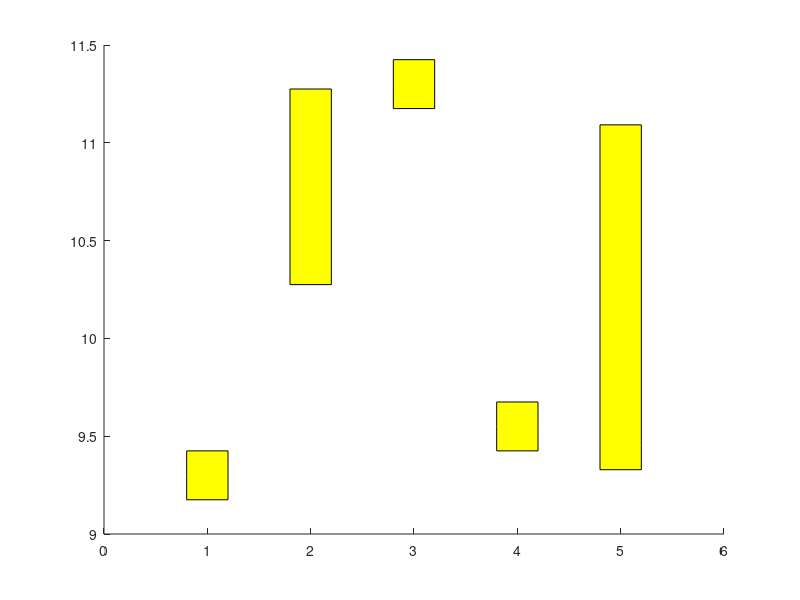

Write MATLAB code to recreate this figure. (Note: this script raises an error after producing the figure.)
%Boxploting CI - Parkinson's datasets
%Pablo Eliseo Reynoso Aguirre


opt_algorithms = {'CGD','GDM','LM','BR','BFGS'};
DeviceColors = {[1 0.5 0] 'g' 'c' [0.5 0 0.5]};

% 1layer - total
% variable = 'Total UPDSR'; 
% sub_non_avg = [8.3 13.5 8.3 12.0263 9.76102891210866;9.3 21 10 10.5525 8.66797917837473;8.8 17.25 9.15 9.3566 9.3566098142083;8.9 17 8.4 9.1719 12.3098340285304;9 14 9.8 7.6682 8.17195448152699;9.1 17.2 9.4 12.0263 8.17195448152699;9.2 17.3 8.5 10.5525 9.96102891210866;8.4 13.6 8.8 9.3566 8.86797917837473;8.5 14.5 9.15 9.1719 9.5566098142083;8.7 20 8.9 7.6682 8.37195448152699];
% sub_avg = [10.5 19.8 10.6 10.8 10.3144;10.1 13 9.5 9.5 9.6944;10.3 15.7 10.05 10.15 10.0703;10.4 15.8 10.05 10.25 9.9963;10.5 15.9 10.6 10.35 10.0474;10.1 15.7 10 9.5 10.5144;10.2 15.8 10.2 9.6 9.8944;10.1 15.9 9.5 9.7 10.2703;10.3 14 9.6 10.1 10.1963;10.4 14.1 9.7 10.2 10.2474];
% glo_non_avg = [9.8 15.7 11.4 11.9 13.9827;11 23.2 15.4 15.9 13.6888;10.4 19.45 13.4 13.9 15.5763;10.5 19.55 13.5 14 15.6763;10.6 19.65 13.6 14.1 15.7763;10.7 19.75 13.7 14.2 15.8763;9.9 15.8 11.5 12 14.0827;11.1 23.3 15.5 16 13.7888;10.5 19.55 13.5 14 15.6763;10.6 19.65 13.6 14.1 15.7763];
% glo_avg = [13.2 36 27 18 13.9368;12 16 14 14 12.9228;12.6 16 20.5 16 13.8921;12.7 16.1 18.1 16.1 15.0628;12.8 16.2 18.2 16.2 14.6216;12.9 23 18.3 16.3 14.6216;13 23.1 18.4 16.4 14.6216;12.2 23.2 14.5 16.5 14.6216;12.3 20 16 16.6 14.6216;12.4 20.1 17 16.7 14.6216];        

% 1layer - motor
% variable = 'Motor UPDSR'; 
% sub_non_avg = [6.1629 6.9 6.6806 9.9319 6.5062;5.3559 12 9.5792 7.7035 6.7401;5.8505 9.45 10.234 7.4623 7.3291;6.3309 9.55 6.3209 6.043 6.4734;5.9705 9.65 8.8516 5.7337 5.4171;6.1629 9.75 6.6806 9.9319 6.4734;5.3559 9.85 9.5792 7.7035 6.6062;5.8505 9.95 10.234 7.4623 6.8401;6.3309 10.05 6.3209 6.043 7.4291;5.9705 10.15 8.8516 5.7337 6.5734];
% sub_avg = [8 13.3 7.7 7.5 7.3861; 7.7 10.5 8 6.8 8.0233; 7.85 11.90 7.85 7.15 7.4643; 7.95 12.20 7.95 7.25 7.5655; 7.70 12.30 7.70 7.00 7.5166; 7.80 12.00 7.80 7.10 7.5166; 7.60 11.70 7.90 7.20 7.5166; 7.70 10.50 7.70 6.80 7.5166; 7.80 10.50 7.80 6.90 7.5166; 7.90 10.60 7.90 7.00 7.5166];
% glo_non_avg = [7.2 8.9 7.8 7.8 13.9827;7.8 14 10.8 10.8 13.6888;7.5 11.45 9.3 9.3 15.5763;7.6 11.55 9.4 9.4 15.6763;7.7 11.65 11.45 9.5 15.7763;7.8 11.75 11.55 9.6 15.8763;7.3 9 7.9 7.9 14.0827;7.9 14.1 10.9 10.9 13.7888;7.6 11.55 9.4 9.4 15.6763;7.7 11.65 9.5 9.5 15.7763];
% glo_avg = [10 11.2 12 14 8.9473;8.4 13.5 10.8 9.8 9.2696;9.2 12.35 11.4 11.9 9.1261;9.3 12.45 11.5 12 9.5292;9.4 12.55 11.6 12.1 9.1266;9.5 12.65 11.7 12.2 9.1266;9.6 11.7 11.8 12.3 9.1266;9.7 11.9 9.8 12.4 9.1266;9.8 11 9.9 12.5 9.1266;9.9 11.9 10 12.6 9.1266];

% 2layer - total
variable = 'Total UPDSR';
sub_non_avg = [8.3 11.2 9.3 8 11.212;10 12 13 10.8 11.0168;9.15 10.15 11.15 9.4 9.2037;9.25 10.25 11.25 9.5 9.3037;9.35 10.35 11.35 9.6 9.4037;9.45 10.45 11.45 9.7 9.5037;8.4 11.3 9.4 8.1 11.312;10.1 12.1 13.1 10.9 11.1168;9.25 10.25 11.25 9.5 9.3037;9.35 10.35 11.35 9.6 9.4037];
sub_avg = [10.4 34 11.5 18.5 11.84762937;10 15 9.5 10 12.321357;10.20 20.00 10.50 14.25 9.905726748;10.20 23.00 10.60 14.35 8.907870943;10.30 23.10 10.70 15.00 12.17915924;10.20 24.00 10.80 15.10 12.17915924;10.10 24.10 10.90 13.00 12.17915924;10.15 31.00 11.00 10.00 12.17915924;10.13 32.00 11.10 10.10 12.17915924;10.10 19.00 11.20 11.00 12.17915924];
glo_non_avg = [11.2 13.4 12.2 12.6 16.0612199606867;12 14.2 16 16.5 17.3981465271905;11.6 13.8 14.1 14.55 15.3217452855952;11.7 13.9 14.2 14.65 15.4217452855952;11.8 14 14.3 14.75 15.5217452855952;11.9 14.1 14.4 14.85 15.6217452855952;11.3 13.5 12.3 12.7 16.1612199606867;12.1 14.3 16.1 16.6 17.4981465271905;11.7 13.9 14.2 14.65 15.4217452855952;11.8 14 14.3 14.75 15.5217452855952];
glo_avg = [13 36 17 18.5 16.00849695;12.5 16 12.5 13.8 16.42457834;12.75 16 20.5 16.15 13.66506922;12.75 16.1 20.6 16.25 13.42271425;12.75 16.2 20.7 16.35 17.72386834;12.75 23 20.8 16.45 17.72386834;12.75 23.1 20.9 16.55 17.72386834;12.75 23.2 14.5 16.65 17.72386834;12.75 20 14.6 16.75 17.72386834;12.75 20.1 14.7 16.85 17.72386834];

% 2layer - motor
% variable = 'Motor UPDSR';
% sub_non_avg = [5.8 9 5.8 8 6.9857654958;6.8 6.8 13.5 10.8 7.3043070309;6.3 7.9 9.65 9.4 7.9411458119;6.3 7.9 5.9 9.4 7.021761714;5.8 6.8 6 8.2 7.0857654958;5.9 6.9 6.1 8.3 7.1857654958;6 7 6.2 8.4 7.2857654958;6.1 7.1 9.65 8.5 7.3857654958;6.4 10.5 9.65 10.5 7.9411458119;6.6 10.6 12.5 10.6 7.021761714];
% sub_avg = [8.3 19 8 12 7.68434204538;7.5 11 7.5 8 8.03473773399;7.9 15 7.75 9.1 8.73526039309;8 15.1 7.85 9.5 7.7239378854;8.1 15.2 7.95 9.6 7.79434204538;8.2 15.3 7.4 10 7.78434204538;7.6 13.4 7.5 9.5 8.13473773399;7.7 12.5 7.6 8.5 8.83526039309;7.8 13 7.4 8.6 7.8239378854;7.9 13 7.5 8.2 7.89434204538];
% glo_non_avg = [7.2 11 8 8.3 16.0612199606867;8 8.8 10.4 10.3 17.3981465271905;7.6 9.9 8.8 8.8 15.3217452855952;7.7 10 8.9 8.9 15.4217452855952;7.8 10.1 9 9 15.5217452855952;7.9 10.2 9.1 9.1 15.6217452855952;7.3 11.1 8.1 8.4 16.1612199606867;8.1 8.9 10.5 10.4 17.4981465271905;7.7 10 8.9 8.9 15.4217452855952;7.8 10.1 9 9 15.5217452855952];
% glo_avg = [10 24 11.5 15.5 10.27731077;8.5 12 9.2 9.5 11.78144608;9.25 12.35 11.4 12.5 8.976957278;9.35 12.45 11.5 9.5 8.491630282;9.45 12.55 11.6 9.6 11.06299288;9.55 12.65 11.7 10 11.06299288;9.65 15 11.8 10.1 11.06299288;9.75 17 11.9 12.5 11.06299288;9.85 13 12 12.6 11.06299288;9.95 16 12.1 12.7 11.06299288];


GroupedData = {sub_non_avg sub_avg glo_non_avg glo_avg}; 

legendEntries = {'D1','D2','D3','D4'};

N = numel(GroupedData);
M = size(opt_algorithms,2);
delta = linspace(-.3,.3,N); %// define offsets to distinguish plots
width = .2; %// small width to avoid overlap
cmap = hsv(N); %// colormap
legWidth = 1.8; %// make room for legend

figure;
hold on;

for ii=1:N
    
    %Center plot: use real labels
    labels = opt_algorithms; 
    %Plotting filled boxes with specified positions, widths, labels
    boxplot(GroupedData{ii},'Color',DeviceColors{ii},'boxstyle','filled','position',(1:M)+delta(ii),'widths',width,'labels',labels,'symbol','');
    %Dummy plot for legend    
    plot(NaN,1,'color',DeviceColors{ii});
    
end

title(variable);
xlabel('Fitting Functions'); ylabel('MAE'); grid on;

%Adjusting x limits, with room for legend
ylim([8 30]); 
xlim([1+2*delta(1) M+legWidth+2*delta(N)]); 
legend(legendEntries);